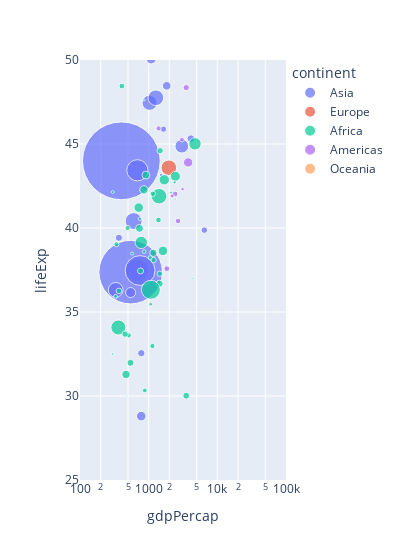

Notebook source saved alongside this figure:
### Code cell
fig=px.scatter(df,x='gdpPercap',y='lifeExp',
    size='pop', color='continent',hover_name='continent',
    log_x=True, size_max=55, range_x=[100,100000],range_y=[25,50])

fig.update_layout(width=400)

### Figure 1 — Plotly figure (JSON) as saved in the notebook; plotly's stock layout.template omitted (floating-point values rounded to 4 significant figures)
{"data": [{"hovertemplate": "<b>%{hovertext}</b><br><br>continent=Asia<br>gdpPercap=%{x}<br>lifeExp=%{y}<br>pop=%{marker.size}<extra></extra>", "hovertext": ["Asia", "Asia", "Asia", "Asia", "Asia", "Asia", "Asia", "Asia", "Asia", "Asia", "Asia", "Asia", "Asia", "Asia", "Asia", "Asia", "Asia", "Asia", "Asia", "Asia", "Asia", "Asia", "Asia", "Asia", "Asia", "Asia", "Asia", "Asia", "Asia", "Asia", "Asia", "Asia", "Asia"], "legendgroup": "Asia", "marker": {"color": "#636efa", "size": [8425333, 120447, 46886859, 4693836, 556263527, 2125900, 372000000, 82052000, 17272000, 5441766, 1620914, 86459025, 607914, 8865488, 20947571, 160000, 1439529, 6748378, 800663, 20092996, 9182536, 507833, 41346560, 22438691, 4005677, 1127000, 7982342, 3661549, 8550362, 21289402, 26246839, 1030585, 4963829], "sizemode": "area", "sizeref": 183900.0, "symbol": "circle"}, "mode": "markers", "name": "Asia", "orientation": "v", "showlegend": true, "type": "scatter", "x": [779.4, 9867.0, 684.2, 368.5, 400.4, 3054.0, 546.6, 749.7, 3035.0, 4130.0, 4087.0, 3217.0, 1547.0, 1088.0, 1031.0, 108400.0, 4835.0, 1831.0, 786.6, 331, 545.9, 1828.0, 684.6, 1273.0, 6460.0, 2315.0, 1084.0, 1643.0, 1207.0, 757.8, 605.1, 1516.0, 781.7], "xaxis": "x", "y": [28.8, 50.94, 37.48, 39.42, 44, 60.96, 37.37, 37.47, 44.87, 45.32, 65.39, 63.03, 43.16, 50.06, 47.45, 55.56, 55.93, 48.46, 42.24, 36.32, 36.16, 37.58, 43.44, 47.75, 39.88, 60.4, 57.59, 45.88, 58.5, 50.85, 40.41, 43.16, 32.55], "yaxis": "y"}, {"hovertemplate": "<b>%{hovertext}</b><br><br>continent=Europe<br>gdpPercap=%{x}<br>lifeExp=%{y}<br>pop=%{marker.size}<extra></extra>", "hovertext": ["Europe", "Europe", "Europe", "Europe", "Europe", "Europe", "Europe", "Europe", "Europe", "Europe", "Europe", "Europe", "Europe", "Europe", "Europe", "Europe", "Europe", "Europe", "Europe", "Europe", "Europe", "Europe", "Europe", "Europe", "Europe", "Europe", "Europe", "Europe", "Europe", "Europe"], "legendgroup": "Europe", "marker": {"color": "#EF553B", "size": [1282697, 6927772, 8730405, 2791000, 7274900, 3882229, 9125183, 4334000, 4090500, 42459667, 69145952, 7733250, 9504000, 147962, 2952156, 47666000, 413834, 10381988, 3327728, 25730551, 8526050, 16630000, 6860147, 3558137, 1489518, 28549870, 7124673, 4815000, 22235677, 50430000], "sizemode": "area", "sizeref": 183900.0, "symbol": "circle"}, "mode": "markers", "name": "Europe", "orientation": "v", "showlegend": true, "type": "scatter", "x": [1601.0, 6137.0, 8343.0, 973.5, 2444.0, 3119.0, 6876.0, 9692.0, 6425.0, 7030.0, 7144.0, 3531.0, 5264.0, 7268.0, 5210.0, 4931.0, 2648.0, 8942.0, 10100.0, 4029.0, 3068.0, 3145.0, 3581.0, 5075.0, 4215.0, 3834.0, 8528.0, 14730.0, 1969.0, 9980.0], "xaxis": "x", "y": [55.23, 66.8, 68, 53.82, 59.6, 61.21, 66.87, 70.78, 66.55, 67.41, 67.5, 65.86, 64.03, 72.49, 66.91, 65.94, 59.16, 72.13, 72.67, 61.31, 59.82, 61.05, 58.0, 64.36, 65.57, 64.94, 71.86, 69.62, 43.59, 69.18], "yaxis": "y"}, {"hovertemplate": "<b>%{hovertext}</b><br><br>continent=Africa<br>gdpPercap=%{x}<br>lifeExp=%{y}<br>pop=%{marker.size}<extra></extra>", "hovertext": ["Africa", "Africa", "Africa", "Africa", "Africa", "Africa", "Africa", "Africa", "Africa", "Africa", "Africa", "Africa", "Africa", "Africa", "Africa", "Africa", "Africa", "Africa", "Africa", "Africa", "Africa", "Africa", "Africa", "Africa", "Africa", "Africa", "Africa", "Africa", "Africa", "Africa", "Africa", "Africa", "Africa", "Africa", "Africa", "Africa", "Africa", "Africa", "Africa", "Africa", "Africa", "Africa", "Africa", "Africa", "Africa", "Africa", "Africa", "Africa", "Africa", "Africa", "Africa", "Africa"], "legendgroup": "Africa", "marker": {"color": "#00cc96", "size": [9279525, 4232095, 1738315, 442308, 4469979, 2445618, 5009067, 1291695, 2682462, 153936, 14100005, 854885, 2977019, 63149, 22223309, 216964, 1438760, 20860941, 420702, 284320, 5581001, 2664249, 580653, 6464046, 748747, 863308, 1019729, 4762912, 2917802, 3838168, 1022556, 516556, 9939217, 6446316, 485831, 3379468, 33119096, 257700, 2534927, 60011, 2755589, 2143249, 2526994, 14264935, 8504667, 290243, 8322925, 1219113, 3647735, 5824797, 2672000, 3080907], "sizemode": "area", "sizeref": 183900.0, "symbol": "circle"}, "mode": "markers", "name": "Africa", "orientation": "v", "showlegend": true, "type": "scatter", "x": [2449.0, 3521.0, 1063.0, 851.2, 543.3, 339.3, 1173.0, 1071.0, 1179.0, 1103.0, 780.5, 2126.0, 1389.0, 2670.0, 1419.0, 375.6, 328.9, 362.1, 4293.0, 485.2, 911.3, 510.2, 299.9, 853.5, 298.8, 575.6, 2388.0, 1443.0, 369.2, 452.3, 743.1, 1968.0, 1688.0, 468.5, 2424.0, 761.9, 1077.0, 2719.0, 493.3, 879.6, 1450.0, 879.8, 1136.0, 4725.0, 1616.0, 1148.0, 716.7, 859.8, 1468.0, 734.8, 1147.0, 406.9], "xaxis": "x", "y": [43.08, 30.02, 38.22, 47.62, 31.98, 39.03, 38.52, 35.46, 38.09, 40.72, 39.14, 42.11, 40.48, 34.81, 41.89, 34.48, 35.93, 34.08, 37.0, 30, 43.15, 33.61, 32.5, 42.27, 42.14, 38.48, 42.72, 36.68, 36.26, 33.69, 40.54, 50.99, 42.87, 31.29, 41.73, 37.44, 36.32, 52.72, 40, 46.47, 37.28, 30.33, 32.98, 45.01, 38.63, 41.41, 41.22, 38.6, 44.6, 39.98, 42.04, 48.45], "yaxis": "y"}, {"hovertemplate": "<b>%{hovertext}</b><br><br>continent=Americas<br>gdpPercap=%{x}<br>lifeExp=%{y}<br>pop=%{marker.size}<extra></extra>", "hovertext": ["Americas", "Americas", "Americas", "Americas", "Americas", "Americas", "Americas", "Americas", "Americas", "Americas", "Americas", "Americas", "Americas", "Americas", "Americas", "Americas", "Americas", "Americas", "Americas", "Americas", "Americas", "Americas", "Americas", "Americas", "Americas"], "legendgroup": "Americas", "marker": {"color": "#ab63fa", "size": [17876956, 2883315, 56602560, 14785584, 6377619, 12350771, 926317, 6007797, 2491346, 3548753, 2042865, 3146381, 3201488, 1517453, 1426095, 30144317, 1165790, 940080, 1555876, 8025700, 2227000, 662850, 157553000, 2252965, 5439568], "sizemode": "area", "sizeref": 183900.0, "symbol": "circle"}, "mode": "markers", "name": "Americas", "orientation": "v", "showlegend": true, "type": "scatter", "x": [5911.0, 2677.0, 2109.0, 11370.0, 3940.0, 2144.0, 2627.0, 5587.0, 1398.0, 3522.0, 3048.0, 2428.0, 1840.0, 2195.0, 2899.0, 3478.0, 3112.0, 2480.0, 1952.0, 3759.0, 3082.0, 3023.0, 13990.0, 5717.0, 7690.0], "xaxis": "x", "y": [62.48, 40.41, 50.92, 68.75, 54.74, 50.64, 57.21, 59.42, 45.93, 48.36, 45.26, 42.02, 37.58, 41.91, 58.53, 50.79, 42.31, 55.19, 62.65, 43.9, 64.28, 59.1, 68.44, 66.07, 55.09], "yaxis": "y"}, {"hovertemplate": "<b>%{hovertext}</b><br><br>continent=Oceania<br>gdpPercap=%{x}<br>lifeExp=%{y}<br>pop=%{marker.size}<extra></extra>", "hovertext": ["Oceania", "Oceania"], "legendgroup": "Oceania", "marker": {"color": "#FFA15A", "size": [8691212, 1994794], "sizemode": "area", "sizeref": 183900.0, "symbol": "circle"}, "mode": "markers", "name": "Oceania", "orientation": "v", "showlegend": true, "type": "scatter", "x": [10040.0, 10560.0], "xaxis": "x", "y": [69.12, 69.39], "yaxis": "y"}], "layout": {"legend": {"itemsizing": "constant", "title": {"text": "continent"}, "tracegroupgap": 0}, "margin": {"t": 60}, "width": 400, "xaxis": {"anchor": "y", "domain": [0, 1], "range": [2, 5], "title": {"text": "gdpPercap"}, "type": "log"}, "yaxis": {"anchor": "x", "domain": [0, 1], "range": [25, 50], "title": {"text": "lifeExp"}}}}
